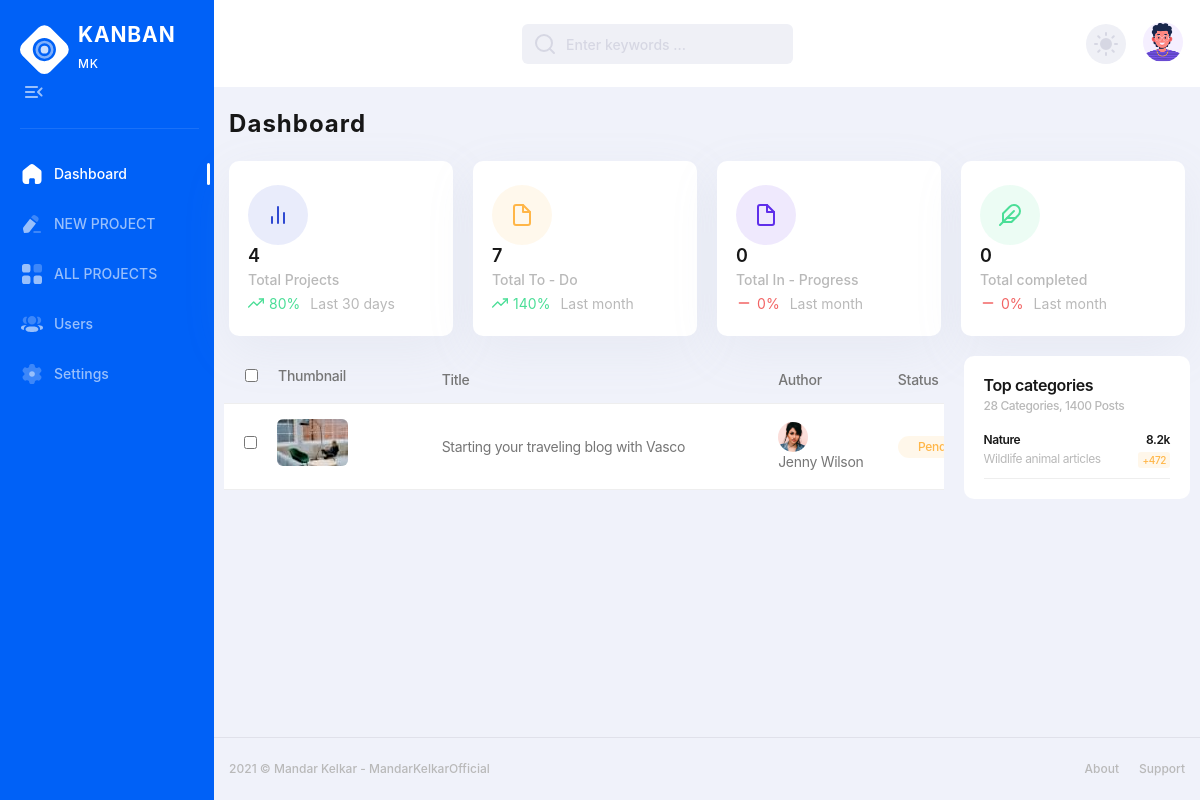
Before: / with the older database file.
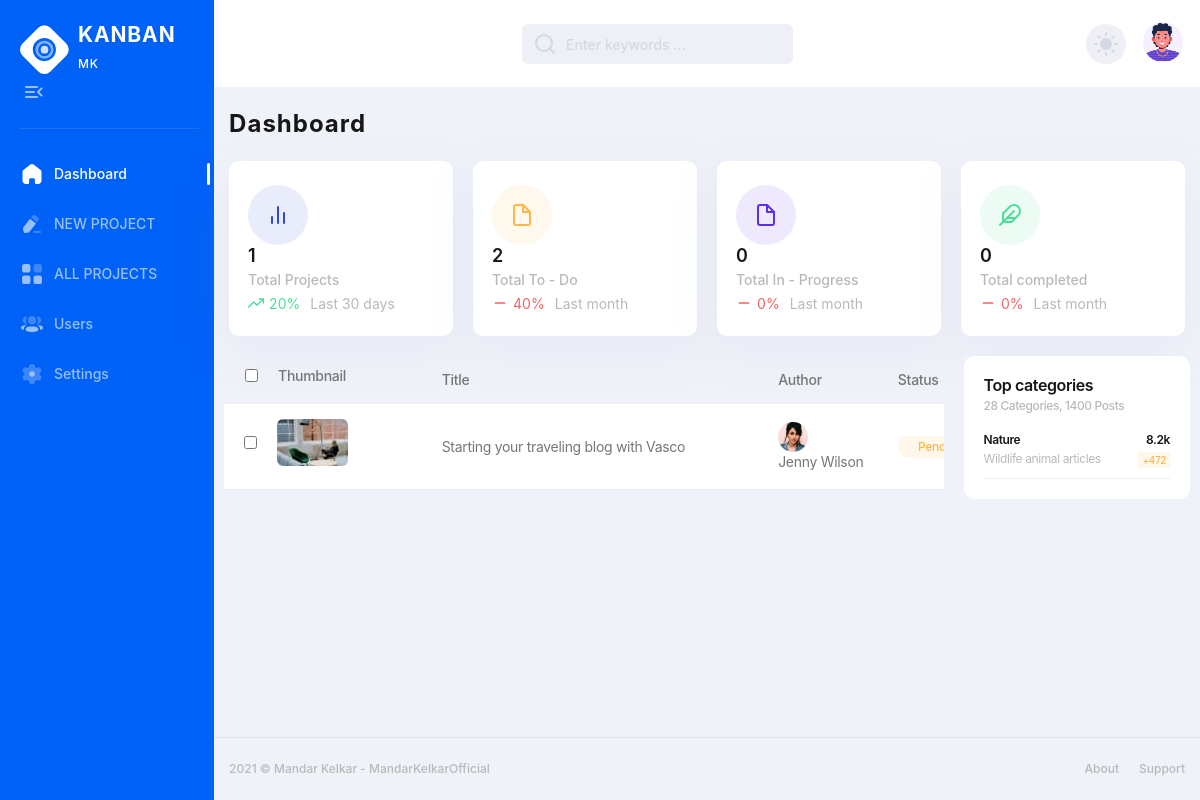
After: the same page with the newer database file.
### app.py (models this page shows)
class Totals(db.Model):
    id = db.Column(db.Integer, primary_key=True)
    total_projects = db.Column(db.Integer, default=0)
    total_todos = db.Column(db.Integer, default=0)
    total_inprogress = db.Column(db.Integer, default=0)
    total_completed = db.Column(db.Integer, default=0)

class ProgressInfo(db.Model):
    id = db.Column(db.Integer, primary_key=True)
    project_id = db.Column(db.Integer, db.ForeignKey('new_project.id'))
    timestamp = db.Column(db.DateTime, default=datetime.utcnow)
    total_projects = db.Column(db.Integer)
    total_todos = db.Column(db.Integer)
    total_inprogress = db.Column(db.Integer)
    total_completed = db.Column(db.Integer)

### app.py (the view)
@app.route('/', methods=['GET', 'POST'])
def index():
    totals = Totals.query.first()
    progress_info = ProgressInfo.query.order_by(
        ProgressInfo.timestamp.desc()).first()
    return render_template('index.html', totals=totals, progress_info=progress_info)

### templates/index.html (shortened to what this page needs)
{% extends 'base.html' %} {% block dashboard %}
active
{% endblock dashboard %}
{% block main %}
<div class="container">
    <h2 class="main-title">Dashboard</h2>
    <div class="row stat-cards">
        <div class="col-md-6 col-xl-3">
            <article class="stat-cards-item">
                <div class="stat-cards-icon primary">
                    <i data-feather="bar-chart-2" aria-hidden="true"></i>
                </div>
                <div class="stat-cards-info">
                    <p class="stat-cards-info__num">{{ totals.total_projects }}</p>
                    <p class="stat-cards-info__title">Total Projects</p>
                    <p class="stat-cards-info__progress">
                        <span
                            class="stat-cards-info__profit {% if progress_info.total_projects | default(0) > 10 %}success{% elif progress_info.total_projects | default(0) < 10 %}warning{% else %}danger{% endif %}">
                            {% if progress_info.total_projects | default(0) > 10 %}
                            <i data-feather="trending-up" aria-hidden="true"></i>
                            {% elif progress_info.total_projects | default(0) < 10 %} <i data-feather="trending-down"
                                aria-hidden="true"></i>
                                {% else %}
                                <i data-feather="minus" aria-hidden="true"></i>
                                {% endif %}
                                {{ progress_info.total_projects | default(0) }}%
                        </span>
                        Last 30 days
                    </p>
                </div>
            </article>
        </div>
        <div class="col-md-6 col-xl-3">
            <article class="stat-cards-item">
                <div class="stat-cards-icon warning">
                    <i data-feather="file" aria-hidden="true"></i>
                </div>
                <div class="stat-cards-info">
                    <p class="stat-cards-info__num">{{ totals.total_todos }}</p>
                    <p class="stat-cards-info__title">Total To - Do</p>
                    <p class="stat-cards-info__progress">
                        <span
                            class="stat-cards-info__profit {% if progress_info.total_todos | default(0) > 100 %}success{% elif progress_info.total_todos | default(0) > 50 %}warning{% else %}danger{% endif %}">
                            {% if progress_info.total_todos | default(0) > 100 %}
                            <i data-feather="trending-up" aria-hidden="true"></i>
                            {% elif progress_info.total_todos | default(0) > 50 %}
                            <i data-feather="trending-down" aria-hidden="true"></i>
                            {% else %}
                            <i data-feather="minus" aria-hidden="true"></i>
                            {% endif %}
                            {{ progress_info.total_todos | default(0) }}%
                        </span>
                        Last month
                    </p>
                </div>
            </article>
        </div>
        <div class="col-md-6 col-xl-3">
            <article class="stat-cards-item">
                <div class="stat-cards-icon purple">
                    <i data-feather="file" aria-hidden="true"></i>
                </div>
                <div class="stat-cards-info">
                    <p class="stat-cards-info__num">{{ totals.total_inprogress }}</p>
                    <p class="stat-cards-info__title">Total In - Progress</p>
                    <p class="stat-cards-info__progress">
                        <span
                            class="stat-cards-info__profit {% if progress_info.total_inprogress | default(0) > 100 %}success{% elif progress_info.total_inprogress | default(0) > 50 %}warning{% else %}danger{% endif %}">
                            {% if progress_info.total_inprogress | default(0) > 100 %}
                            <i data-feather="trending-up" aria-hidden="true"></i>
                            {% elif progress_info.total_inprogress | default(0) > 50 %}
                            <i data-feather="trending-down" aria-hidden="true"></i>
                            {% else %}
                            <i data-feather="minus" aria-hidden="true"></i>
                            {% endif %}
                            {{ progress_info.total_inprogress | default(0) }}%
                        </span>
                        Last month
                    </p>
                </div>
            </article>
        </div>
        <div class="col-md-6 col-xl-3">
            <article class="stat-cards-item">
                <div class="stat-cards-icon success">
                    <i data-feather="feather" aria-hidden="true"></i>
                </div>
                <div class="stat-cards-info">
                    <p class="stat-cards-info__num">{{ totals.total_completed }}</p>
                    <p class="stat-cards-info__title">Total completed</p>
                    <p class="stat-cards-info__progress">
                        <span
                            class="stat-cards-info__profit {% if progress_info.total_completed | default(0) > 100 %}success{% elif progress_info.total_completed | default(0) > 50 %}warning{% else %}danger{% endif %}">
                            {% if progress_info.total_completed | default(0) > 100 %}
                            <i data-feather="trending-up" aria-hidden="true"></i>
                            {% elif progress_info.total_completed | default(0) > 50 %}
                            <i data-feather="trending-down" aria-hidden="true"></i>
                            {% else %}
                            <i data-feather="minus" aria-hidden="true"></i>
                            {% endif %}
                            {{ progress_info.total_completed | default(0) }}%
                        </span>
                        Last month
                    </p>
                </div>
            </article>
        </div>
    </div>
    <div class="row">
        <div class="col-lg-9">
            <div class="users-table table-wrapper">
                <table class="posts-table">
                    <thead>
                        <tr class="users-table-info">
                            <th>
                                <label class="users-table__checkbox ms-20">
                                    <input type="checkbox" class="check-all">Thumbnail
                                </label>
                            </th>
                            <th>Title</th>
                            <th>Author</th>
                            <th>Status</th>
                        </tr>
                    </thead>
                    <tbody>
                        <tr>
                            <td>
                                <label class="users-table__checkbox">
                                    <input type="checkbox" class="check">
                                    <div class="categories-table-img">
                                        <picture>
                                            <img src="static/img/categories/01.jpg" alt="category">
                                        </picture>
                                    </div>
                                </label>
                            </td>
                            <td>
                                Starting your traveling blog with Vasco
                            </td>
                            <td>
                                <div class="pages-table-img">
                                    <picture>
                                        <img src="/static/img/avatar/avatar-face-04.png" alt="User Name">
                                    </picture>
                                    Jenny Wilson
                                </div>
                            </td>
                            <td><span class="badge-pending">Pending</span></td>
                        </tr>
                    </tbody>
                </table>
            </div>
        </div>
        <div class="col-lg-3">
            <article class="white-block">
                <div class="top-cat-title">
                    <h3>Top categories</h3>
                    <p>28 Categories, 1400 Posts</p>
                </div>
                <ul class="top-cat-list">
                    <li>
                        <a href="##">
                            <div class="top-cat-list__title">
                                Nature <span>8.2k</span>
                            </div>
                            <div class="top-cat-list__subtitle">
                                Wildlife animal articles <span class="warning">+472</span>
                            </div>
                        </a>
                    </li>
                </ul>
            </article>
        </div>
    </div>
</div>
{% endblock main %}

### templates/base.html (shortened to what this page needs)
<!DOCTYPE html>
<html lang="en">
<head>
    <link rel="stylesheet" href="https://maxcdn.bootstrapcdn.com/bootstrap/4.0.0/css/bootstrap.min.css">
    <link rel="stylesheet" href="https://maxcdn.bootstrapcdn.com/bootstrap/4.5.2/css/bootstrap.min.css">
    <link rel="stylesheet" href="/static/css/style.min.css">
</head>
<body>
    <div class="page-flex">
        <aside class="sidebar">
            <div class="sidebar-start">
                <div class="sidebar-head">
                    <a href="/" class="logo-wrapper" title="Home">
                        <span class="icon logo" aria-hidden="true"></span>
                        <div class="logo-text">
                            <span class="logo-title">KANBAN</span>
                            <span class="logo-subtitle">MK</span>
                        </div>
                    </a>
                    <button class="sidebar-toggle transparent-btn" title="Menu" type="button">
                        <span class="icon menu-toggle" aria-hidden="true"></span>
                    </button>
                </div>
                <div class="sidebar-body">
                    <ul class="sidebar-body-menu">
                        <li>
                            <a  class="{% block dashboard %}{% endblock dashboard %}" href="/"><span class="icon home" aria-hidden="true"></span>Dashboard</a>
                        </li>
                    </ul>
                    <ul class="sidebar-body-menu">
                        <li>
                            <a class="{% block newproject %}{% endblock newproject %}" href="/new_project"><span class="icon edit" aria-hidden="true"></span>NEW PROJECT</a>
                        </li>
                        <li>
                            <a class="{% block allproject %}{% endblock allproject %}" href="/all_project">
                                <span class="icon category " aria-hidden="true"></span>ALL PROJECTS
                            </a>
                        </li>
                        <li>
                            <a class="show-cat-btn" href="##">
                                <span class="icon user-3" aria-hidden="true"></span>Users
                            </a>
                        </li>
                        <li>
                            <a href="##"><span class="icon setting" aria-hidden="true"></span>Settings</a>
                        </li>
                    </ul>
                </div>
            </div>
        </aside>
        <div class="main-wrapper">
            <nav class="main-nav--bg">
                <div class="container d-flex justify-content-between align-items-center main-nav">
                    <div class="search-wrapper mx-auto">
                        <i data-feather="search" aria-hidden="true"></i>
                        <input type="text" placeholder="Enter keywords ...">
                    </div>
                    <div class="main-nav-end">
                        <button class="theme-switcher gray-circle-btn" type="button" title="Switch theme">
                            <i class="sun-icon" data-feather="sun" aria-hidden="true"></i>
                        </button>
                        <div class="nav-user-wrapper">
                            <button href="##" class="nav-user-btn dropdown-btn" title="My profile" type="button">
                                <span class="nav-user-img">
                                    <picture>
                                        <img
                                            src="/static/img/avatar/avatar-illustrated-02.png" alt="User name">
                                    </picture>
                                </span>
                            </button>
                        </div>
                    </div>
                </div>
            </nav>
            <main class="main users chart-page" id="skip-target">
          {% block main %}
          {% endblock main %}
        </main>
            <footer class="footer">
                <div class="container footer--flex">
                    <div class="footer-start">
                        <p>2021 © Mandar Kelkar - <a href="https://github.com/MandarKelkarOfficial" target="_blank"
                                rel="noopener noreferrer">MandarKelkarOfficial</a></p>
                    </div>
                    <ul class="footer-end">
                        <li><a href="https://maddysportfolio.netlify.app">About</a></li>
                        <li><a href="##">Support</a></li>
                    </ul>
                </div>
            </footer>
        </div>
    </div>
</body>
</html>

Changed rows visible on the page:
removed ProgressInfo: total_projects "80", total_todos "140", total_inprogress "0", total_completed "0"
changed Totals: total_projects "4" → "1"; total_todos "7" → "2"
now on this page (row edited): ProgressInfo: total_projects "20", total_todos "40", total_inprogress "0", total_completed "0"
changed ProgressInfo: total_todos 20 → 40 (drawn)
